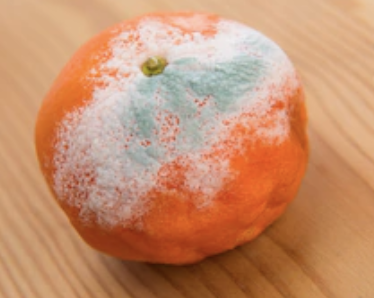
#> input picture data_samples/rotten/1.png, 374 x 298 px; its folder holds only this picture in this run
$ jupyter execute --allow-errors final.ipynb   (older library calls are emulated)
#> lines starting #> are read from the running program, lines starting #| are printed output that depends on the picture
<html>
    <head>
        <link href='http://www.fontonline.ir/css/Mj_Silicon.css' rel='stylesheet' type='text/css'>
    </head>
    <body>
        <p  style="line-height:10px; font-size: 18px; text-align:center; font-family: BTitrBold,'BTitrBold',tahoma; font-weight: bold;">
        Apple and Orange Fruit Classification into Two Classes (Healthy and Rotten)
        </p>
        <p  style="line-height:10px; font-size: 18px; text-align:center; font-family: BTitrBold,'BTitrBold',tahoma;">
        Student Name: Baran Khatibi
        </p>
        <p style="line-height:10px; font-size: 16px; text-align:center; font-family: BTitrBold,'BTitrBold',tahoma;">
           The implementation was done using the Jupyter Notebook environment.
        </p>
    </body>
</html>

[cell 1]
import cv2
from matplotlib import pyplot as plt
import numpy as np
import math
import os
import pandas as pd
import sklearn
from sklearn.model_selection import train_test_split
from sklearn import svm
from sklearn import metrics

<html>
    <head>
        <link href='http://www.fontonline.ir/css/Mj_Silicon.css' rel='stylesheet' type='text/css'>
    </head>
    <body>
        <p dir ='ltr' style="font-size: 18px; text-align:left; font-family: BTitrBold,'BTitrBold',tahoma;">
            In this section, you can see some sample images from the dataset, including healthy and rotten apples and oranges.
            The labeling method for these fruits is as follows:
        </p>
        <ol dir ='ltr' style="font-size: 18px; text-align:left; font-family: BTitrBold,'BTitrBold',tahoma;">
            <li>Class 1 for healthy fruits</li>
            <li>Class 2 for rotten fruits</li>
        </ol>
    </body>
</html>

[cell 2]
plt.rcParams['figure.figsize'] = [15, 7]
for i, entry in enumerate(os.scandir('data/rotten')):
    a = entry.path
    img = cv2.imread(a)
#> img is the input picture: shape (298, 374, 3); mean B, G, R 110.5, 144, 198.1
    img_rgb = cv2.cvtColor(img, cv2.COLOR_BGR2RGB)
    plt.subplot(2,5,i+1)
    plt.title('Rotten Fruit (Label 2)')
    plt.imshow(img_rgb)
    if i >= 5: break

#> (the rest of this cell did not finish here and is left out)

# preprocessing

<html>
    <head>
        <link href='http://www.fontonline.ir/css/Mj_Silicon.css' rel='stylesheet' type='text/css'>
    </head>
    <body>
        <p  style="font-size: 18px; text-align:left; font-family: BTitrBold,'BTitrBold',tahoma;">
        This section includes contrast enhancement, sharpening, segmentation, and background removal, which are done before training the model.
        </p>
    </body>
</html>

## enhancement

<html>
    <head>
        <link href='http://www.fontonline.ir/css/Mj_Silicon.css' rel='stylesheet' type='text/css'>
    </head>
    <body>
        <p style="font-size: 18px; text-align:left; font-family: BTitrBold,'BTitrBold',tahoma;">
This algorithm applies contrast stretching depending on the type of image (dark, bright, or faded).
            To implement this algorithm, a color model is used that separates color from brightness, so the color of the image is not changed.
        </p>
    </body>
</html>

[cell 3]
def enhancement(img_rgb):

    height, width= img_rgb.shape[:2]
#> height = 298; width = 374

    #contrast enhancement using histogram equalization
    img_hsv = cv2.cvtColor(img_rgb, cv2.COLOR_RGB2HSV)
#> img_hsv: shape (298, 374, 3); mean H, S, V 16.1, 117.6, 198.7
    h,s,v = cv2.split(img_hsv)
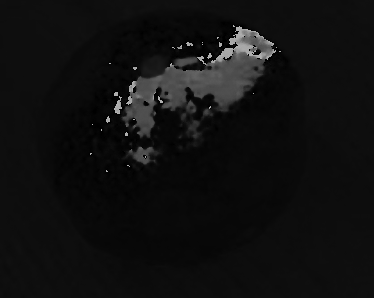
#> h: shape (298, 374); min 0, max 179, mean 16.1
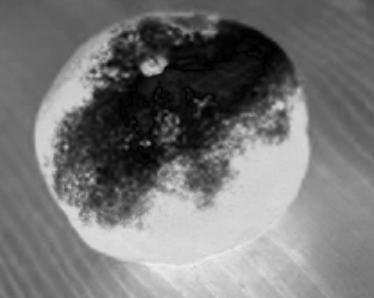
#> s: shape (298, 374); min 0, max 239, mean 117.6
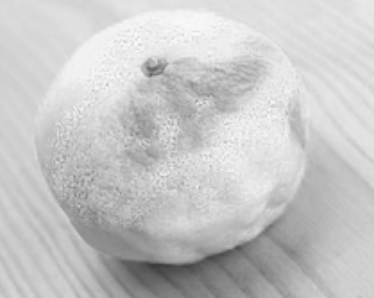
#> v: shape (298, 374); min 60, max 250, mean 198.7

    v_f = v.flatten()

    #getting the frequnecy
    freq = np.array(range(256))
    for k in v_f:
        freq[k] += 1
#> this loop made 111452 passes
#> k on passes 1 to 3: 216, 216, 216
#> after the loop, freq = 256 values, max 3005 at index 223, min 0 at index 0, mean 562.9

    pr = freq/np.sum(freq)
#> pr = 256 values, max 0.0209 at index 223, min 0 at index 0, mean 0.00391
    csum = pr.cumsum()
#> csum = 256 values from 0 to 1
    sprime = csum * 255
#> sprime = 256 values from 0 to 255
    rnd=np.round(sprime)
#> rnd = 256 values from 0 to 255

    o = len(v_f)
#> o = 111452
    for i in range(o):
        a = v_f[i]
        v_f[i] = rnd[a]
#> this loop made 111452 passes

    new_v = np.reshape(v_f, (height, width))
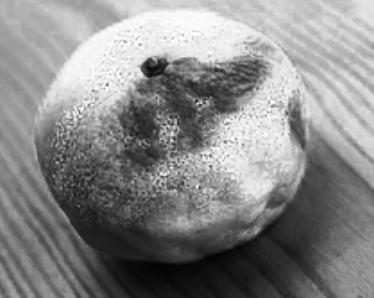
#> new_v: shape (298, 374); min 3, max 253, mean 135.6

    hsv2 = cv2.merge((h,s,new_v))
#> hsv2: shape (298, 374, 3); mean H, S, V 16.1, 117.6, 135.6
    new_rgb = cv2.cvtColor(hsv2, cv2.COLOR_HSV2RGB)
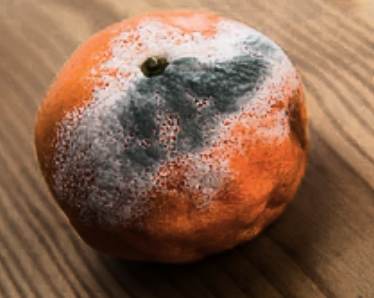
#> new_rgb: shape (298, 374, 3); mean R, G, B 135.3, 99.9, 78.3
    return new_rgb

### edge detection

<html>
    <head>
        <link href='http://www.fontonline.ir/css/Mj_Silicon.css' rel='stylesheet' type='text/css'>
    </head>
    <body>
        <p  style="font-size: 18px;  text-align:left; font-family: BTitrBold,'BTitrBold',tahoma;">
In the edge detection step, the Laplacian operator is used. Based on what was discussed in class,
            when the direction of the edges is not needed, the Laplacian provides better results.
            Here, a 3×3 mask size is used.
        </p>
    </body>
</html>

[cell 4]
def edge_detection(image):
    edges = cv2.Laplacian(image, cv2.CV_16S, ksize=3)
    return edges

### sharpening

<html>
    <head>
        <link href='http://www.fontonline.ir/css/Mj_Silicon.css' rel='stylesheet' type='text/css'>
    </head>
    <body>
        <p style="font-size: 18px; text-align:left; font-family: BTitrBold,'BTitrBold',tahoma;">
 In the sharpening step, the detected edges from the previous stage are added to the original image,
            resulting in a sharpened image.
        </p>
    </body>
</html>

[cell 5]
def sharpening(img, edge):
    r, g, b = cv2.split(img)
    er, eg, eb= cv2.split(edge)

    nr = r + er
    ng = g + eg
    nb = b + eb

    image = cv2.merge((nr,ng,nb))
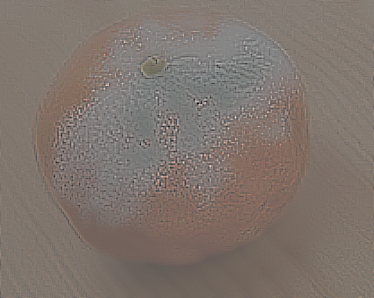
#> image: shape (298, 374, 3) int16; mean R, G, B 198.1, 144, 110.5; drawn with min black and max white
    return image

### segmentation

<html>
    <head>
        <link href='http://www.fontonline.ir/css/Mj_Silicon.css' rel='stylesheet' type='text/css'>
    </head>
    <body>
        <p style="font-size: 18px; text-align:left; font-family: BTitrBold,'BTitrBold',tahoma;">
For segmentation and clustering, the K-means method was used. After some trial and error,
            the number of clusters was set to 6. Using this method also helps reduce the preprocessing time.
        </p>
    </body>
</html>

[cell 6]
def segmentation(img_rgb):
    img_2d = img_rgb.reshape((-1, 3))
    img_2d = np.float32(img_2d)

    criteria = (cv2.TERM_CRITERIA_EPS + cv2.TERM_CRITERIA_MAX_ITER, 300, 0.3)

    k = 6
    element1, label, centers = cv2.kmeans(img_2d, k, None, criteria, 10, cv2.KMEANS_RANDOM_CENTERS)
#> element1 = 215086979.8; centers = [[193.1, 118.4, 74.86], [134, 68.5, 35.11], [212.6, 167.3, 132.8], [380.2, 318.8, 295.8], [244.1, 217.7, 203.7], [-17.59, -22.74, -24.68]]

    centers = np.uint8(centers)
#> centers = [[193, 118, 74], [133, 68, 35], [212, 167, 132], [124, 62, 39], [244, 217, 203], [239, 234, 232]]
    label_f = label.flatten()

    result = centers[label.flatten()]
    result = result.reshape(img_rgb.shape)
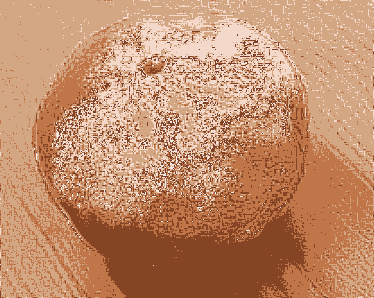
#> result: shape (298, 374, 3); mean R, G, B 195.2, 141.2, 107.5
    return result

### background remover

<html>
    <head>
        <link href='http://www.fontonline.ir/css/Mj_Silicon.css' rel='stylesheet' type='text/css'>
    </head>
    <body>
        <p  style="font-size: 18px; text-align:left; font-family: BTitrBold,'BTitrBold',tahoma;">
In this part, we use the clustered image from the previous step to remove the background.
            In the dataset, the background is white and contains shadows, but because K-means clustering was used,
            the shadows were removed and the image became more uniform.
            To remove the white background, we identify the cluster with the highest RGB values
            (the brightest cluster) as the background and remove it by converting it into a dark background.
        </p>
    </body>
</html>

[cell 7]
def bgremoval(img, segmented_image):

    height, width = img.shape[:2]
#> height = 298; width = 374

    maxx = segmented_image.max()
#> maxx = 244

    r,g,b = cv2.split(img)
    r_f = r.flatten()
    g_f = g.flatten()
    b_f = b.flatten()

    er, eg, eb = cv2.split(segmented_image)

    er_f = er.flatten()
    eg_f = eg.flatten()
    eb_f = eb.flatten()

    for i in range(len(er_f)):
        if (er_f[i] == maxx  or eg_f[i] == maxx or eb_f[i] == maxx):
            r_f[i] = 0
            g_f[i] = 0
            b_f[i] = 0


    new_r = np.reshape(r_f, (height, width))
    new_g = np.reshape(g_f, (height, width))
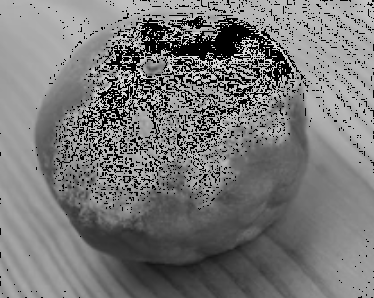
#> new_g: shape (298, 374); min 0, max 238, mean 120.3
    new_b = np.reshape(b_f, (height, width))
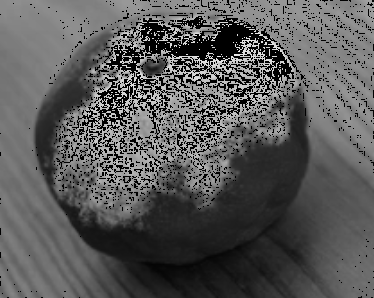
#> new_b: shape (298, 374); min 0, max 239, mean 88.4


    removed = cv2.merge((new_r,new_g,new_b))
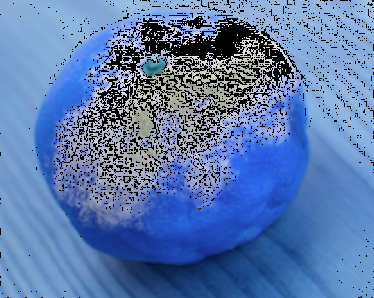
#> removed: shape (298, 374, 3); mean of channels 0, 1, 2 171.5, 120.3, 88.4; drawn as B, G, R
#> `rm = int(np.mean(bgremoved[:, :, 0]))`: rm = 171
#> `gm = int(np.mean(bgremoved[:, :, 1]))`: gm = 120
#> `bm = int(np.mean(bgremoved[:, :, 2]))`: bm = 88

    return removed

[cell 8]
def preprocess(img):
    img_rgb = cv2.cvtColor(img, cv2.COLOR_BGR2RGB)

    enhanced = enhancement(img_rgb)
    edged = edge_detection(enhanced)
    sharpened = sharpening(img_rgb, edged)
    segmented = segmentation(sharpened)
    bgremoved = bgremoval(img_rgb, segmented)

    return bgremoved

#### finding the minimum shape for resizing all the images

<html>
    <head>
        <link href='http://www.fontonline.ir/css/Mj_Silicon.css' rel='stylesheet' type='text/css'>
    </head>
    <body>
        <p  style="font-size: 18px; text-align:;left; font-family: BTitrBold,'BTitrBold',tahoma;">
 Since we need all images to have the same dimensions to extract pixels as features, we use the resize method.
            To make all images the same size, we take the minimum value from the width and the height across all images.
        </p>
    </body>
</html>

[cell 9]
def findingMin():
    minh = float('inf')
    minw = float('inf')
    for entry in os.scandir('data/all'):
        a = entry.path
        img = cv2.imread(a)
        img_rgb = cv2.cvtColor(img, cv2.COLOR_BGR2RGB)
        height, width = img_rgb.shape[:2]
        if height <= minh and width <= minw:
            minh = height
            minw = width
    return minh, minw

### feature exctraction

<html>
    <head>
        <link href='http://www.fontonline.ir/css/Mj_Silicon.css' rel='stylesheet' type='text/css'>
    </head>
    <body>
        <p style="font-size: 18px; text-align:left; font-family: BTitrBold,'BTitrBold',tahoma;">
In the feature extraction step, in addition to using the pixel values themselves
            (the average R, G, and B of each pixel), the average grayscale values of R, G, and B
            were also used separately as features.
            These features are stored in a Pandas DataFrame so that we can build a feature matrix.
            The last column of this matrix naturally corresponds to the class label:
            Class 1 for healthy fruit images, and Class 2 for rotten fruit images.
        </p>
    </body>
</html>

#> (a cell that did not finish here is left out)

##### fresh fruits

#> (a cell that did not finish here is left out)

##### rotten fruits

#> (a cell that did not finish here is left out)
